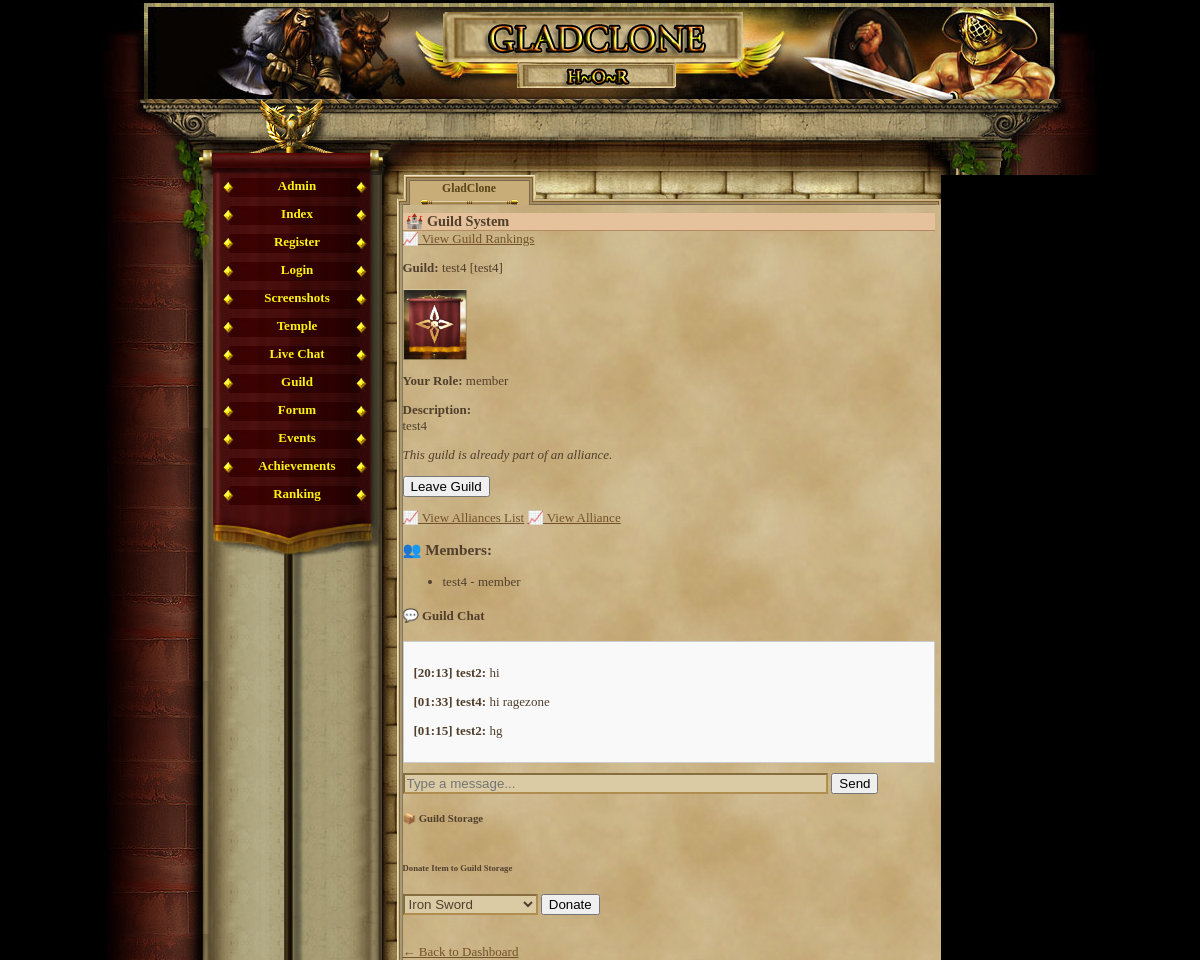
/guild.php (signed in), run on the app's committed database.
### tables this page shows
CREATE TABLE `guild_members` (
  `id` int(11) NOT NULL AUTO_INCREMENT,
  `guild_id` int(11) NOT NULL,
  `player_id` int(11) NOT NULL,
  `role` enum('leader','officer','member') DEFAULT 'member',
  `joined_at` datetime DEFAULT CURRENT_TIMESTAMP,
  PRIMARY KEY (`id`),
  KEY `guild_id` (`guild_id`),
  KEY `player_id` (`player_id`),
  CONSTRAINT `guild_members_ibfk_1` FOREIGN KEY (`guild_id`) REFERENCES `guilds` (`id`) ON DELETE CASCADE,
  CONSTRAINT `guild_members_ibfk_2` FOREIGN KEY (`player_id`) REFERENCES `gracze` (`id`) ON DELETE CASCADE
);

CREATE TABLE `guilds` (
  `id` int(11) NOT NULL AUTO_INCREMENT,
  `name` varchar(50) NOT NULL,
  `tag` varchar(10) NOT NULL,
  `description` text,
  `created_at` datetime DEFAULT CURRENT_TIMESTAMP,
  `flag` varchar(100) DEFAULT NULL,
  PRIMARY KEY (`id`),
  UNIQUE KEY `tag` (`tag`)
);

CREATE TABLE `gracze` (
  `id` int(11) NOT NULL AUTO_INCREMENT,
  `gracz` int(11) NOT NULL DEFAULT '0',
  `login` varchar(24) NOT NULL,
  `haslo` varchar(40) NOT NULL,
  `email` varchar(40) NOT NULL,
  `plec` tinyint(4) NOT NULL DEFAULT '0',
  `avatar` tinyint(4) NOT NULL DEFAULT '1',
  `pregunta` text NOT NULL,
  `respuesta` text NOT NULL,
  `rank` int(1) NOT NULL DEFAULT '1',
  `nivel` int(1) NOT NULL DEFAULT '1',
  `exp` int(1) NOT NULL DEFAULT '0',
  `exp_max` int(1) NOT NULL DEFAULT '10',
  `honor` int(1) NOT NULL DEFAULT '0',
  `fama` int(1) NOT NULL DEFAULT '0',
  `victorias` int(1) NOT NULL DEFAULT '0',
  `perdidas` int(1) NOT NULL DEFAULT '0',
  `oro_robado` int(1) NOT NULL DEFAULT '0',
  `oro_perdido` int(1) NOT NULL DEFAULT '0',
  `atak` int(5) NOT NULL DEFAULT '0',
  `obrona` int(3) NOT NULL DEFAULT '0',
  `sila` int(1) NOT NULL DEFAULT '5',
  `sila_i` int(1) NOT NULL DEFAULT '0',
  `sila_max` int(1) NOT NULL DEFAULT '10',
  `zrecznosc` int(1) NOT NULL DEFAULT '5',
  `zrecznosc_i` int(1) NOT NULL DEFAULT '0',
  `zrecznosc_max` int(1) NOT NULL DEFAULT '10',
  `wyrzymalosc` int(1) NOT NULL DEFAULT '5',
  `wyrzymalosc_i` int(1) NOT NULL DEFAULT '0',
  `wyrzymalosc_max` int(1) NOT NULL DEFAULT '10',
  `constitucion` int(1) NOT NULL DEFAULT '5',
  `constitucion_i` int(1) NOT NULL DEFAULT '0',
  `constitucion_max` int(1) NOT NULL DEFAULT '10',
  `carisma` int(1) NOT NULL DEFAULT '5',
  `carisma_i` int(1) NOT NULL DEFAULT '0',
  `carisma_max` int(1) NOT NULL DEFAULT '10',
  `inteligencja` int(1) NOT NULL DEFAULT '5',
  `inteligencja_i` int(1) NOT NULL DEFAULT '0',
  `inteligencja_max` int(1) NOT NULL DEFAULT '10',
  `mdchance` int(1) NOT NULL DEFAULT '0',
  `dhchance` int(1) NOT NULL DEFAULT '0',
  `ctchance` int(1) NOT NULL DEFAULT '0',
  `zycie` int(100) NOT NULL DEFAULT '100',
  `zycie_max` int(100) NOT NULL DEFAULT '100',
  `obrazenia_min` int(1) NOT NULL DEFAULT '0',
  `obrazenia_max` int(3) NOT NULL DEFAULT '2',
  `zloto` int(100) NOT NULL DEFAULT '150',
  `zloto_skarbiec` int(11) NOT NULL,
  `punkty` int(11) NOT NULL,
  `pracuje` int(11) NOT NULL,
  `ostatnia_walka_pvp` int(11) NOT NULL,
  `ostatnia_walka_pvc` int(11) NOT NULL,
  `ostatnio_zregenerowano` int(11) NOT NULL,
  `titulo` varchar(24) NOT NULL DEFAULT 'Newbie',
  `arena_level` int(11) NOT NULL,
  `rubies` int(11) NOT NULL DEFAULT '0',
  `centurion_time` int(11) NOT NULL,
  `reportes` int(1) NOT NULL DEFAULT '0',
  `mensajes` int(1) NOT NULL DEFAULT '0',
  `noticias` int(1) NOT NULL DEFAULT '0',
  `bendicion1_type` int(11) NOT NULL,
  `bendicion1_time` int(11) NOT NULL,
  `bendicion2_type` int(11) NOT NULL,
  `bendicion2_time` int(11) NOT NULL,
  `bendicion3_type` int(11) NOT NULL,
  `bendicion3_time` int(11) NOT NULL,
  `bendicion4_type` int(11) NOT NULL,
  `bendicion4_time` int(11) NOT NULL,
  `ostatnia_aktywnosc` int(11) NOT NULL DEFAULT '0',
  `username_locked` tinyint(1) NOT NULL DEFAULT '0',
  `lock_login` tinyint(1) NOT NULL DEFAULT '0',
  `is_admin` tinyint(1) NOT NULL DEFAULT '0',
  `title` varchar(100) DEFAULT NULL,
  `is_banned` tinyint(1) NOT NULL DEFAULT '0',
  `night_logins` int(11) DEFAULT '0',
  `boss_defeated` int(11) DEFAULT '0',
  `daily_login_streak` int(11) DEFAULT '0',
  `last_login_date` date DEFAULT NULL,
  `premium_coins` int(11) DEFAULT '0',
  `coins` int(11) DEFAULT '0',
  `is_premium` tinyint(1) DEFAULT '0',
  `premium_item_last_date` date DEFAULT NULL,
  `premium_until` date DEFAULT NULL,
  `deity_id` int(11) DEFAULT NULL,
  `last_deity_change` date DEFAULT NULL,
  `bank_gold` int(11) DEFAULT '0',
  PRIMARY KEY (`id`),
  UNIQUE KEY `login` (`login`)
);

CREATE TABLE `guild_chat` (
  `id` int(11) NOT NULL AUTO_INCREMENT,
  `guild_id` int(11) NOT NULL,
  `player_id` int(11) NOT NULL,
  `message` text NOT NULL,
  `created_at` datetime DEFAULT CURRENT_TIMESTAMP,
  PRIMARY KEY (`id`),
  KEY `guild_id` (`guild_id`),
  KEY `player_id` (`player_id`),
  CONSTRAINT `guild_chat_ibfk_1` FOREIGN KEY (`guild_id`) REFERENCES `guilds` (`id`) ON DELETE CASCADE,
  CONSTRAINT `guild_chat_ibfk_2` FOREIGN KEY (`player_id`) REFERENCES `gracze` (`id`) ON DELETE CASCADE
);

### guild.php (the view, shortened to what this page needs)
<?php
require_once('var/ustawienia.php');
require_once('gora_strony.php');
require_once('menu_l.php');
$player_id = $_SESSION['id'];
$stmt = $conn->prepare("
    SELECT g.*, gm.role
    FROM guild_members gm
    JOIN guilds g ON gm.guild_id = g.id
    WHERE gm.player_id = ?");
$stmt->bind_param("i", $player_id);
$stmt->execute();
$guild_result = $stmt->get_result();
$player_guild = $guild_result->fetch_assoc();
?>
<h2>🏰 Guild System</h2>
<a href="guild_rankings.php">📈 View Guild Rankings</a>
<?php if ($player_guild): ?>
    <p><strong>Guild:</strong> <?= htmlspecialchars($player_guild['name']) ?> [<?= htmlspecialchars($player_guild['tag']) ?>]</p>
    <?php if (!empty($player_guild['flag'])): ?>
        <p><img src="images/guild/flags/<?= htmlspecialchars($player_guild['flag']) ?>" width="64" alt="Flag"></p>
    <?php endif; ?>
    <p><strong>Your Role:</strong> <?= $player_guild['role'] ?></p>
    <p><strong>Description:</strong><br><?= nl2br(htmlspecialchars($player_guild['description'])) ?></p>
<?php
    $stmt = $conn->prepare("SELECT * FROM alliance_members WHERE guild_id = ?");
    $stmt->bind_param("i", $player_guild['id']);
    $stmt->execute();
    $is_in_alliance = $stmt->get_result()->num_rows > 0;
?>
<?php if (!$is_in_alliance): ?>
    <p>
        <a href="alliance_create.php" style="display:inline-block; background:#007bff; color:white; padding:8px 12px; border-radius:6px; text-decoration:none;">
            🛡️ Create Alliance
        </a>
    </p>
<?php else: ?>
    <p><em>This guild is already part of an alliance.</em></p>
<?php endif; ?>
    <form method="post">
        <button name="leave" onclick="return confirm('Are you sure you want to leave the guild?')">Leave Guild</button>
    </form>
    <a href="alliance_list.php">📈 View Alliances List</a>
    <a href="alliance_manage.php">📈 View Alliance</a>
    <h3>👥 Members:</h3>
    <ul>
        <?php
        $stmt = $conn->prepare("
            SELECT g.login, gm.role
            FROM guild_members gm
            JOIN gracze g ON gm.player_id = g.id
            WHERE gm.guild_id = ?");
        $stmt->bind_param("i", $player_guild['id']);
        $stmt->execute();
        $members = $stmt->get_result();
        while ($m = $members->fetch_assoc()):
        ?>
            <li><?= htmlspecialchars($m['login']) ?> - <?= $m['role'] ?></li>
        <?php endwhile; ?>
    </ul>
<?php endif; ?>
<?php if ($player_guild): ?>
<h4>💬 Guild Chat</h4>
<div style="max-height: 300px; overflow-y: scroll; border: 1px solid #ccc; background: #f9f9f9; padding: 10px; margin-bottom: 10px;">
<?php
$chat_stmt = $conn->prepare("
    SELECT gc.message, gc.created_at, g.login
    FROM guild_chat gc
    JOIN gracze g ON gc.player_id = g.id
    WHERE gc.guild_id = ?
    ORDER BY gc.created_at DESC
    LIMIT 30");
$chat_stmt->bind_param("i", $player_guild['id']);
$chat_stmt->execute();
$messages = $chat_stmt->get_result();
while ($msg = $messages->fetch_assoc()):
    $time = date("H:i", strtotime($msg['created_at']));
    echo "<p><strong>[{$time}] " . htmlspecialchars($msg['login']) . ":</strong> " . htmlspecialchars($msg['message']) . "</p>";
endwhile;
?>
</div>
<form method="post">
    <input type="text" name="guild_message" maxlength="255" style="width: 80%;" placeholder="Type a message..." required>
    <button name="send_guild_chat">Send</button>
</form>
<h5>📦 Guild Storage</h5>
<h6>Donate Item to Guild Storage</h6>
<form method="post">
    <select name="donate_item_id" required>
        <?php
        $inventory = $conn->query("
            SELECT pi.id AS player_item_id, i.name
            FROM player_items pi
            JOIN items i ON pi.item_id = i.id
            WHERE pi.player_id = $player_id AND pi.equipped = 0
        ");
        while ($row = $inventory->fetch_assoc()):
        ?>
            <option value="<?= $row['player_item_id'] ?>"><?= htmlspecialchars($row['name']) ?></option>
        <?php endwhile; ?>
    </select>
    <button type="submit" name="donate">Donate</button>
</form>
<?php endif; ?>
<br><a href="index.php">← Back to Dashboard</a>

### game_05.css (style rules this page uses)
body, html { margin: 0; padding: 0; font-family:"Palatino Linotype", "Times New Roman", Times, serif; text-align: center; color: #513F2C; background-color: #000; font-size:16px; }
h2 { text-align:left; border-bottom:1px solid #b28b60; color:#513F2C; background-color:#e6c29c; margin:8px 0px 0px 0px; padding-left:3px; font-size:1.1em; }
a { -moz-user-focus: none; -moz-outline: none; outline: none; }
select { font-size: 10pt; background-color: #CCBA8C; color: #513F2C; border-style: solid; border-width: 2px; border-color: #513F2C; }
input, textarea, select { font-size: 10pt; color: #513F2C; border-width: 2px; border-style: solid; border-top-color: #876E3E; border-bottom-color: #AF8E50; border-left-color: #876E3E; border-right-color: #AF8E50; background-color: #dbcba5; }
#content a { color:#735227; }

### data on the page
guild_members: guild.name "test4", guild.tag "test4", guild.flag (picture), role "member", guild.description "test4", player.login "test4"
guild_chat: created_at "20:13", player.login "test2", message "hi"
guild_chat: created_at "01:33", player.login "test4", message "hi ragezone"
guild_chat: created_at "01:15", player.login "test2", message "hg"

### other printed values
form field donate_item_id "Iron Sword"
